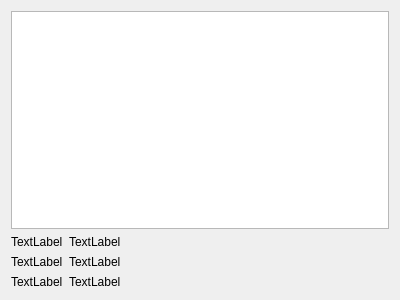
<?xml version="1.0" encoding="UTF-8"?>
<ui version="4.0">
 <class>DialogHistogram</class>
 <widget class="QDialog" name="DialogHistogram">
  <property name="geometry">
   <rect>
    <x>0</x>
    <y>0</y>
    <width>400</width>
    <height>300</height>
   </rect>
  </property>
  <property name="windowTitle">
   <string>Dialog</string>
  </property>
  <layout class="QGridLayout" name="gridLayout">
   <item row="0" column="0">
    <widget class="QGraphicsView" name="graphicsView"/>
   </item>
   <item row="1" column="0">
    <layout class="QFormLayout" name="formLayout">
     <item row="0" column="0">
      <widget class="QLabel" name="label_2">
       <property name="text">
        <string>TextLabel</string>
       </property>
      </widget>
     </item>
     <item row="0" column="1">
      <widget class="QLabel" name="label">
       <property name="text">
        <string>TextLabel</string>
       </property>
      </widget>
     </item>
     <item row="1" column="0">
      <widget class="QLabel" name="label_3">
       <property name="text">
        <string>TextLabel</string>
       </property>
      </widget>
     </item>
     <item row="1" column="1">
      <widget class="QLabel" name="label_4">
       <property name="text">
        <string>TextLabel</string>
       </property>
      </widget>
     </item>
     <item row="2" column="0">
      <widget class="QLabel" name="label_5">
       <property name="text">
        <string>TextLabel</string>
       </property>
      </widget>
     </item>
     <item row="2" column="1">
      <widget class="QLabel" name="label_6">
       <property name="text">
        <string>TextLabel</string>
       </property>
      </widget>
     </item>
    </layout>
   </item>
  </layout>
 </widget>
 <resources/>
 <connections/>
</ui>
